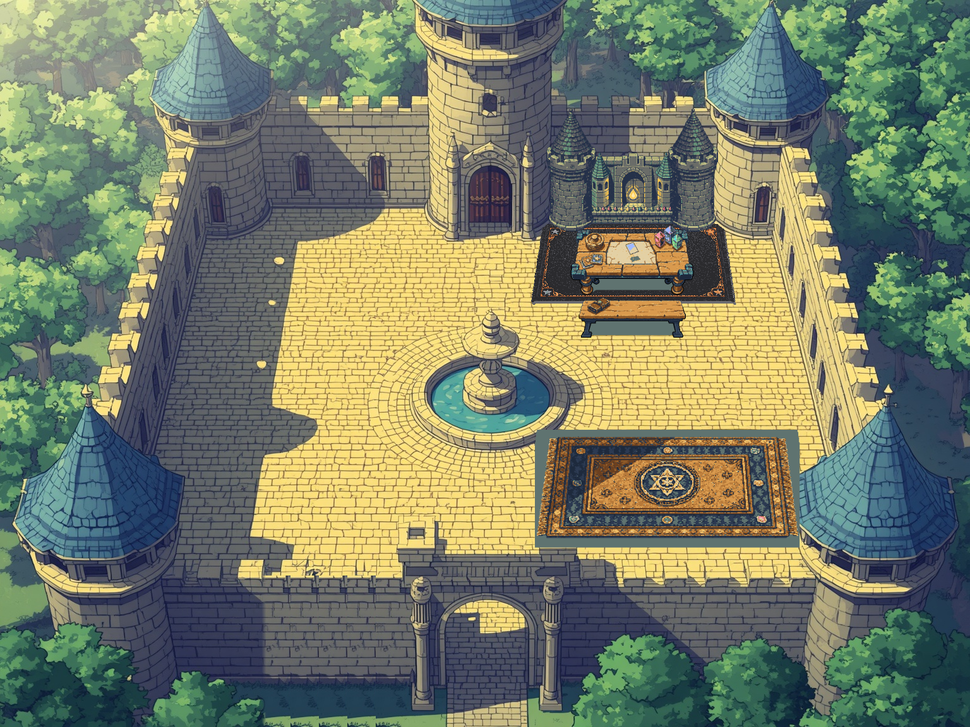
#> input picture card-engine/src/assets/dev-preview/courtyard-v2-figma.png, 970 x 727 px, shrunk from 1536 x 1152 before the run; its folder holds only this picture in this run
$ python cut_ground_feature.py ../../../src/assets/dev-preview/courtyard-v2-figma.png out.png
#> lines starting #> are read from the running program, lines starting #| are printed output that depends on the picture; after the words box and inside, x2 and y2 are one past the last pixel; in counts of white or black regions, pixels touching at a corner belong together
#!/usr/bin/env python3
"""Cut a GROUND FEATURE (pond, clearing, scorch, crater) out of its surround.

Why this is not key_white.py or cut_flat_background.py: both of those flood a
flat, pale, uniform background from the frame edge. A ground feature is not
generated on white — it is generated sitting IN terrain, because that is the only
composition this model will draw at a flat top-down angle at all (see
configs/pond.json _the_risk, and castle-grand-topdown.json _the_finding). So the
thing to remove is textured grass, and the thing to keep is everything the grass
encloses.

The method is flood-fill from the frame edge across pixels that look like the
SURROUND, not a global colour threshold:

  * A tuft of grass sitting ON the bank is an island the flood never reaches, so
    it survives — which is right, it is part of the pond.
  * A lily pad or a green shrub inside the water likewise survives.
  * A global "remove green" pass would have eaten all three.

The flood alone is not enough, though, and the first run proved it: a pebble lying
out in the open grass is ALSO an island the flood never reaches, so it survived as
a speck floating in space beside the pond. The mask is therefore reduced to its
largest connected component. That single rule separates the two cases correctly —
a tuft on the bank is attached to the bank and stays, a pebble in the grass is
detached and goes — where a size threshold would have had to guess.

The surround colour is sampled from the frame border itself rather than passed
in, so a dusk plate or a dirt clearing needs no new flag.

    python lib/cut_ground_feature.py <in.png> <out.png>
           [--tolerance 42] [--close 2] [--report]

--report prints the kept footprint and the flatness of the result, which is the
number that decides whether a redraw actually produced pixel art (real kit art
runs ~59%; a downsampled painting runs ~1%).
"""
import argparse
from collections import deque

from PIL import Image, ImageFilter


def flatness(img):
    """Share of 4-neighbour pairs that are EXACTLY equal, over opaque pixels.

    The measure CLAUDE.md records for telling real pixel art from a shrunk
    painting. Transparent pixels are excluded so a large cut-away margin cannot
    inflate the score to meaninglessness.
    """
    a = img.convert("RGBA")
    w, h = a.size
    p = a.load()
    same = total = 0
    for y in range(h):
        for x in range(w):
            if p[x, y][3] < 128:
                continue
            for dx, dy in ((1, 0), (0, 1)):
                nx, ny = x + dx, y + dy
                if nx >= w or ny >= h or p[nx, ny][3] < 128:
                    continue
                total += 1
                if p[x, y][:3] == p[nx, ny][:3]:
                    same += 1
    return 100.0 * same / total if total else 0.0


def border_colours(img, step=3):
    seen = {}
    w, h = img.size
    p = img.load()
    for x in range(0, w, step):
        for y in (0, h - 1):
            seen[p[x, y][:3]] = seen.get(p[x, y][:3], 0) + 1
    for y in range(0, h, step):
        for x in (0, w - 1):
            seen[p[x, y][:3]] = seen.get(p[x, y][:3], 0) + 1
    # Keep the colours that actually make up the border, not every stray pebble
    # that happens to touch it.
    ranked = sorted(seen.items(), key=lambda kv: -kv[1])
    cut = max(2, len(ranked) // 3)
    return [c for c, _ in ranked[:cut]]


def main():
    ap = argparse.ArgumentParser(description=__doc__, formatter_class=argparse.RawDescriptionHelpFormatter)
    ap.add_argument("src")
    ap.add_argument("dst")
    ap.add_argument("--tolerance", type=int, default=42,
                    help="how far a pixel may sit from a border colour and still count as surround")
    ap.add_argument("--close", type=int, default=2,
                    help="morphological close passes on the kept mask, to bridge speckled bank edges")
    ap.add_argument("--keep-debris", action="store_true",
                    help="skip the largest-component reduction, keeping every detached speck")
    ap.add_argument("--report", action="store_true")
    a = ap.parse_args()

    img = Image.open(a.src).convert("RGB")
    w, h = img.size
#> w = 970; h = 727
    p = img.load()
    refs = border_colours(img)
#> after the loop in border_colours, `for x in range(0, w, step):`: seen = 624 items
#> after the loop in border_colours, `for y in range(0, h, step):`: seen = 1089 items
#> in border_colours, `cut = max(2, len(ranked) // 3)`: cut = 363
#> refs = 363 items, first 6: (131, 167, 105), (23, 58, 64), (25, 63, 66), (31, 71, 71), (132, 168, 106), (48, 57, 86)
    tol2 = a.tolerance * a.tolerance

    def is_surround(c):
        for r in refs:
            d = (c[0] - r[0]) ** 2 + (c[1] - r[1]) ** 2 + (c[2] - r[2]) ** 2
            if d <= tol2:
                return True
        return False

    # Flood the surround inward from every frame edge pixel.
    out = [[False] * w for _ in range(h)]  # True == surround, to be cut
    q = deque()

    def push(x, y):
        if 0 <= x < w and 0 <= y < h and not out[y][x] and is_surround(p[x, y]):
            out[y][x] = True
            q.append((x, y))

    for x in range(w):
        push(x, 0)
        push(x, h - 1)
    for y in range(h):
        push(0, y)
        push(w - 1, y)
    while q:
        x, y = q.popleft()
        push(x + 1, y)
        push(x - 1, y)
        push(x, y + 1)
        push(x, y - 1)

    keep = Image.new("L", (w, h), 0)
#> keep: PIL image 970x727 L; every value is 0
    kp = keep.load()
    for y in range(h):
        for x in range(w):
            if not out[y][x]:
                kp[x, y] = 255
    for _ in range(a.close):
        keep = keep.filter(ImageFilter.MaxFilter(3)).filter(ImageFilter.MinFilter(3))
#> this loop made 2 passes
#> pass 1, in main, `keep = keep.filter(ImageFilter.MaxFilter(3)).filter(ImageFilter.MinFil..`:
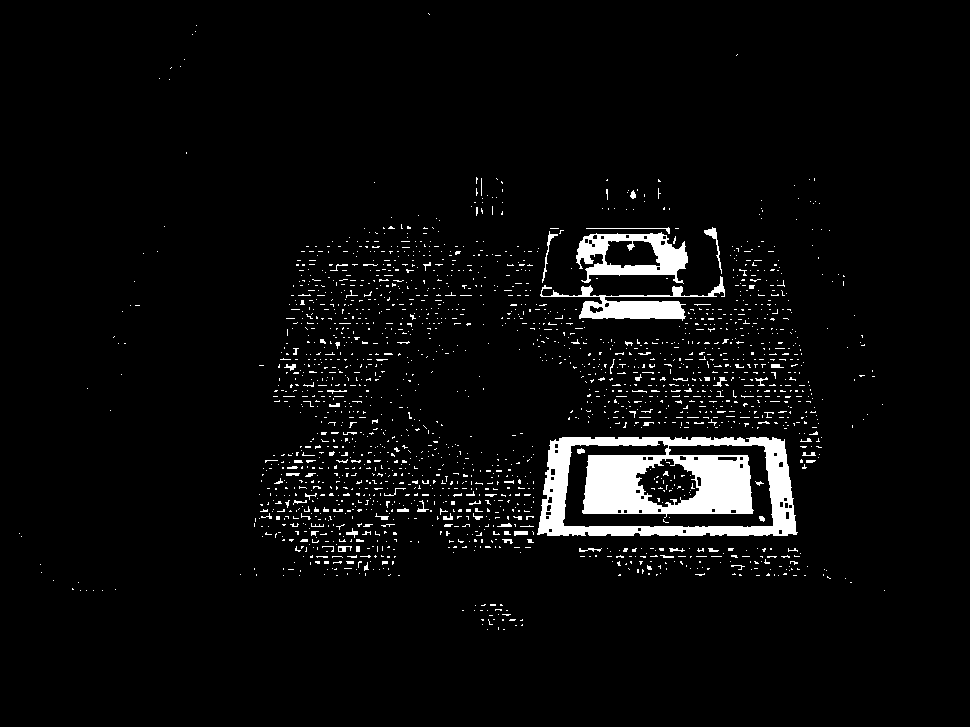
#> keep: PIL image 970x727 L; 4.3% white; 1978 white regions (1892 under 20 px), largest, box (x1, y1, x2, y2) and area: (537, 437, 798, 536) 15188, (576, 232, 688, 284) 2742, (540, 276, 725, 321) 2368

    if not a.keep_debris:
        kp = keep.load()
        best, seen = None, [[False] * w for _ in range(h)]
        for sy in range(h):
            for sx in range(w):
                if kp[sx, sy] == 0 or seen[sy][sx]:
                    continue
                comp, dq = [], deque([(sx, sy)])
                seen[sy][sx] = True
                while dq:
                    x, y = dq.popleft()
                    comp.append((x, y))
                    for dx, dy in ((1, 0), (-1, 0), (0, 1), (0, -1)):
                        nx, ny = x + dx, y + dy
                        if 0 <= nx < w and 0 <= ny < h and not seen[ny][nx] and kp[nx, ny]:
                            seen[ny][nx] = True
                            dq.append((nx, ny))
                if best is None or len(comp) > len(best):
                    best = comp
        dropped = Image.new("L", (w, h), 0)
        dp = dropped.load()
        for x, y in best:
            dp[x, y] = 255
        keep = dropped
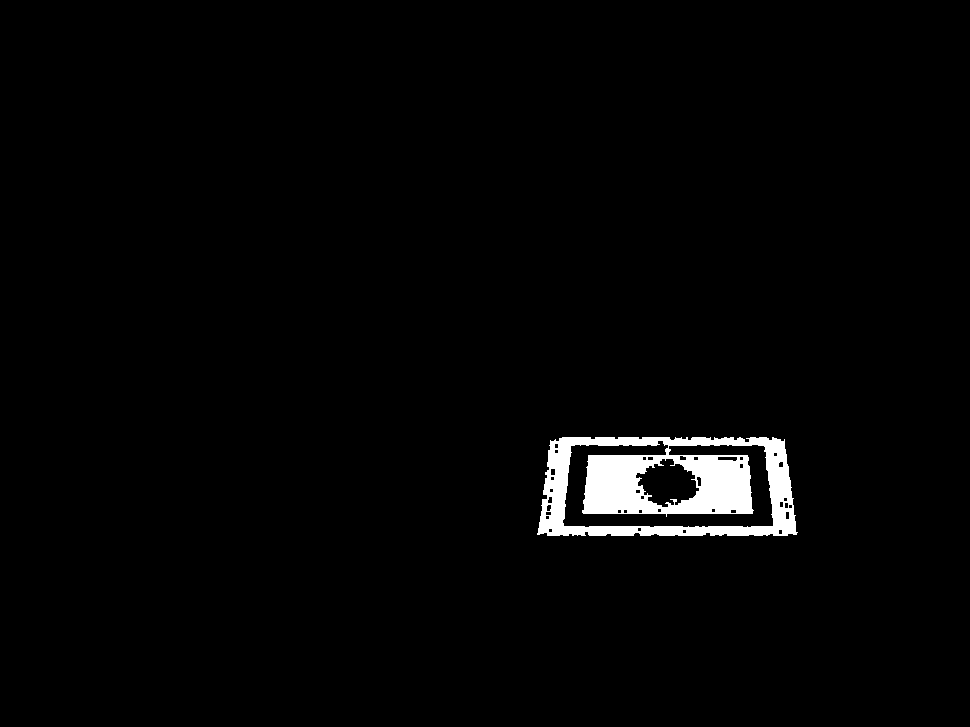
#> keep: PIL image 970x727 L; 2.2% white; 1 white region, box (x1, y1, x2, y2) and area: (537, 437, 798, 536) 15183

    res = img.convert("RGBA")
#> res is the input picture: PIL image 970x727 RGBA; mean R, G, B, A 117.6, 125.8, 103.8, 255
    res.putalpha(keep)
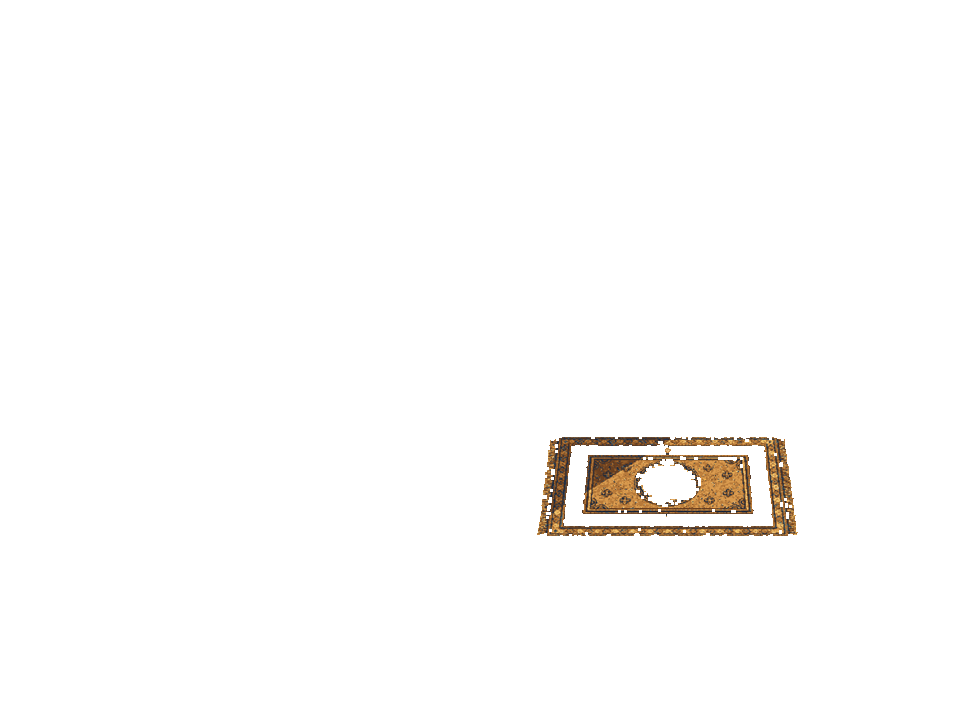
#> res: PIL image 970x727 RGBA; mean R, G, B, A 117.6, 125.8, 103.8, 5.5; transparent parts drawn white
    bbox = res.getbbox()
#> bbox = (537, 437, 798, 536)
    res = res.crop(bbox)
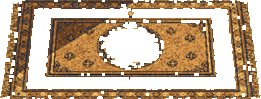
#> res: PIL image 261x99 RGBA; mean R, G, B, A 117.1, 95.5, 70.6, 149.8; transparent parts drawn white
    res.save(a.dst)

    print(f"{a.src} {w}x{h} -> {a.dst} {res.width}x{res.height}  (cut box {bbox})")
#| ../../../src/assets/dev-preview/courtyard-v2-figma.png 970x727 -> out.png 261x99  (cut box (537, 437, 798, 536))
    if a.report:
        kept = sum(1 for y in range(res.height) for x in range(res.width) if res.load()[x, y][3] > 127)
        print(f"   kept {kept} px ({100 * kept / (res.width * res.height):.0f}% of its own box)")
        print(f"   flatness {flatness(res):.1f}%   (kit art ~59%, downsampled painting ~1%)")


if __name__ == "__main__":
    main()
